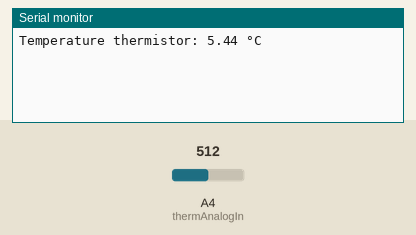
The sketch below on a simulated Arduino Uno, built with avr-gcc and run on an emulated ATmega328P. On the bench: the last lines printed to the serial monitor. Inputs (shaded band) come from the test bench; at power-on: A4 (thermAnalogIn) = 512.

Above: at 2.8 s.
2.9 s: A4 (thermAnalogIn) set to 716
At 3.3 s:
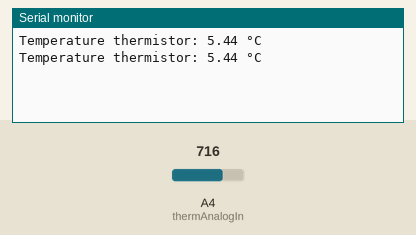
5.0 s: A4 (thermAnalogIn) set to 900
At 6.9 s:
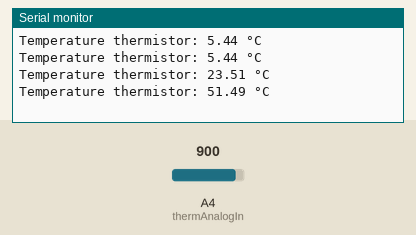
Timing chart, 0 to 8.4 s (numbered marks = the images above; inputs shaded):
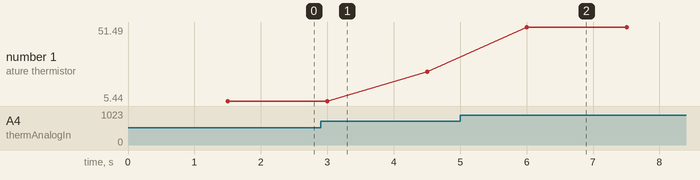

Measured:
- after the input at 5.0 s, the serial monitor: prints a new line after 1.0 s (image 2)
- plotted number 1: 5.44 → 23.51 after the input at 2.9 s, 23.51 → 51.49 after the input at 5.0 s

The sketch:

Thermistor.ino
```cpp
// thermistor initialisation
#define thermPower 6 // switching power for thermistor
#define thermAnalogIn A4 // input pin for the Thermistor
float adcValTherm = 0;
float adcMax = 1023.0;
float voltMax = 3300;
float resTherm = 24900;
float varResTherm = 0;
float tempTherm = 0;
float voltTherm = 0;  // variable to store the value coming from the sensor

float readThermistor(){

  digitalWrite(thermPower,HIGH); // power up thermistor
  delay(500);
  adcValTherm = analogRead(thermAnalogIn);  // read thermistor input
  digitalWrite(thermPower,LOW); // power down thermistor
  //Serial.print("ADC In: ");
  //Serial.println(adcValue);
  voltTherm = adcValTherm * (voltMax / adcMax); // calculate thermistor voltage in mV
  //Serial.print("Voltage In: ");
  //Serial.print(voltMax);
  //Serial.println(" mV");
  //Serial.print("Static Resistance: ");
  //Serial.print(resTherm);
  //Serial.println(" Ω");
  //Serial.print("Thermistor Voltage: ");
  //Serial.print(voltTherm);
  //Serial.println(" mV");
  //varResTherm = ((voltMax * resTherm)/voltTherm)-resTherm;
  varResTherm = resTherm * ((voltMax/voltTherm)-1); // calculate thermistor resistance
  tempTherm = (1/(0.001129241 + (0.0002341077 * log(varResTherm)) + (0.00000008775468 * pow(log(varResTherm), 3.0))))-273.15; // calculate temperature in °C
  //Serial.print("Temperature: ");
  //Serial.print(tempTherm);
  //Serial.println(" °C");
  //Serial.println();
  delay(1000);

  return tempTherm;

}

void printAll(){

  Serial.print ("Temperature thermistor: ");
  Serial.print(tempTherm);
  Serial.println(" °C");

}

void setup() {
  Serial.begin(9600);

  // thermistor setup
  pinMode(thermPower,OUTPUT);
}

void loop() {

  tempTherm = readThermistor();

  printAll();

}
```
